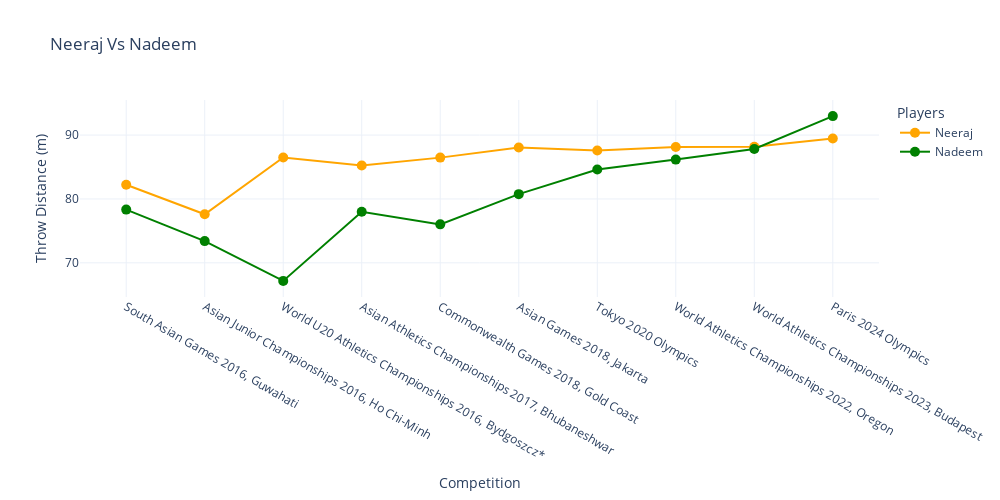

This figure's notebook cell:
### Markdown cell above
### Neeraj Vs Nadeem

### Code cell
fig=go.Figure()

fig.add_trace(go.Scatter(
    x=df2['Competition'],
    y=df2['Neeraj Chopra'],
    mode='markers+lines',
    name='Neeraj',
    marker=dict(color='orange', size=10),
    line=dict(color='orange', width=2),
    text=df2['Neeraj Chopra'],  
    textposition='top center'
))
fig.add_trace(go.Scatter(
    x=df2['Competition'],
    y=df2['Arshad Nadeem'],
    mode='markers+lines',
    name='Nadeem',
    marker=dict(color='green', size=10),
    line=dict(color='green', width=2),
     text=df2['Arshad Nadeem'],  
    textposition='top center'
))

fig.update_layout(
    title='Neeraj Vs Nadeem',
    xaxis_title='Competition',
    yaxis_title='Throw Distance (m)',
    legend_title='Players',
    template='plotly_white',
    height=500,
    width=1000
)

# Show the plot
fig.show()

### Figure 1 — Plotly figure (JSON) as saved in the notebook; plotly's stock layout.template omitted (floating-point values rounded to 4 significant figures)
{"data": [{"line": {"color": "orange", "width": 2}, "marker": {"color": "orange", "size": 10}, "mode": "markers+lines", "name": "Neeraj", "text": [82.23, 77.6, 86.48, 85.23, 86.47, 88.06, 87.58, 88.13, 88.17, 89.45], "textposition": "top center", "type": "scatter", "x": ["South Asian Games 2016, Guwahati", "Asian Junior Championships 2016, Ho Chi-Minh", "World U20 Athletics Championships 2016, Bydgoszcz*", "Asian Athletics Championships 2017, Bhubaneshwar", "Commonwealth Games 2018, Gold Coast", "Asian Games 2018, Jakarta", "Tokyo 2020 Olympics", "World Athletics Championships 2022, Oregon", "World Athletics Championships 2023, Budapest", "Paris 2024 Olympics"], "y": [82.23, 77.6, 86.48, 85.23, 86.47, 88.06, 87.58, 88.13, 88.17, 89.45]}, {"line": {"color": "green", "width": 2}, "marker": {"color": "green", "size": 10}, "mode": "markers+lines", "name": "Nadeem", "text": [78.33, 73.4, 67.17, 78, 76.02, 80.75, 84.62, 86.16, 87.82, 92.97], "textposition": "top center", "type": "scatter", "x": ["South Asian Games 2016, Guwahati", "Asian Junior Championships 2016, Ho Chi-Minh", "World U20 Athletics Championships 2016, Bydgoszcz*", "Asian Athletics Championships 2017, Bhubaneshwar", "Commonwealth Games 2018, Gold Coast", "Asian Games 2018, Jakarta", "Tokyo 2020 Olympics", "World Athletics Championships 2022, Oregon", "World Athletics Championships 2023, Budapest", "Paris 2024 Olympics"], "y": [78.33, 73.4, 67.17, 78, 76.02, 80.75, 84.62, 86.16, 87.82, 92.97]}], "layout": {"height": 500, "legend": {"title": {"text": "Players"}}, "title": {"text": "Neeraj Vs Nadeem"}, "width": 1000, "xaxis": {"title": {"text": "Competition"}}, "yaxis": {"title": {"text": "Throw Distance (m)"}}}}
